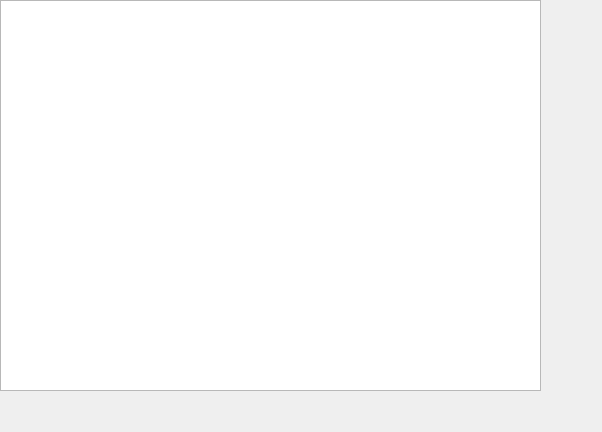
<?xml version="1.0" encoding="UTF-8"?>
<ui version="4.0">
 <class>Form</class>
 <widget class="QWidget" name="Form">
  <property name="geometry">
   <rect>
    <x>0</x>
    <y>0</y>
    <width>602</width>
    <height>432</height>
   </rect>
  </property>
  <property name="windowTitle">
   <string>Form</string>
  </property>
  <widget class="QTextEdit" name="textEdit">
   <property name="geometry">
    <rect>
     <x>0</x>
     <y>0</y>
     <width>541</width>
     <height>391</height>
    </rect>
   </property>
   <property name="font">
    <font>
     <family>DotumChe</family>
     <pointsize>12</pointsize>
    </font>
   </property>
  </widget>
 </widget>
 <tabstops>
  <tabstop>textEdit</tabstop>
 </tabstops>
 <resources/>
 <connections>
  <connection>
   <sender>Form</sender>
   <signal>customContextMenuRequested(QPoint)</signal>
   <receiver>textEdit</receiver>
   <slot>update()</slot>
   <hints>
    <hint type="sourcelabel">
     <x>497</x>
     <y>197</y>
    </hint>
    <hint type="destinationlabel">
     <x>345</x>
     <y>197</y>
    </hint>
   </hints>
  </connection>
  <connection>
   <sender>textEdit</sender>
   <signal>textChanged()</signal>
   <receiver>textEdit</receiver>
   <slot>close()</slot>
   <hints>
    <hint type="sourcelabel">
     <x>270</x>
     <y>195</y>
    </hint>
    <hint type="destinationlabel">
     <x>270</x>
     <y>195</y>
    </hint>
   </hints>
  </connection>
 </connections>
</ui>
